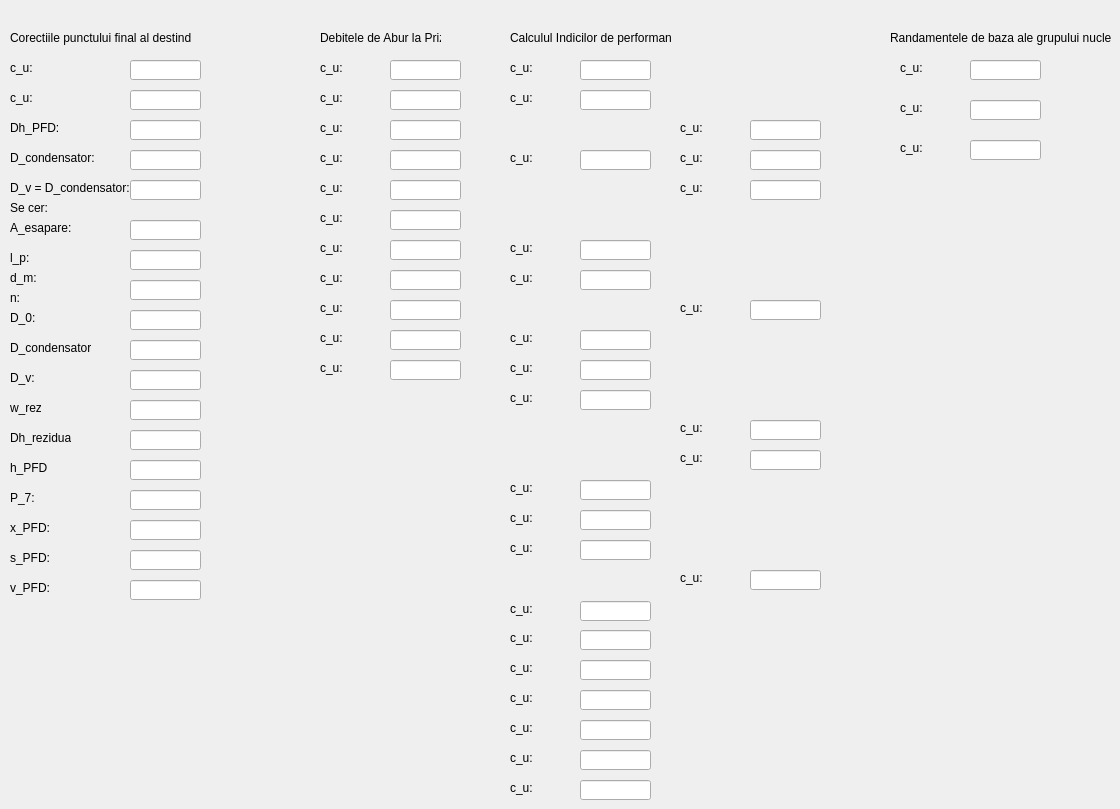
    <widget class="QWidget" name="tab_6">
     <attribute name="title">
      <string>C.P.F.D.</string>
     </attribute>
     <widget class="QLabel" name="label_39">
      <property name="geometry">
       <rect>
        <x>10</x>
        <y>30</y>
        <width>181</width>
        <height>16</height>
       </rect>
      </property>
      <property name="text">
       <string>Corectiile punctului final al destinderii:</string>
      </property>
     </widget>
     <widget class="QLineEdit" name="lineEdit_7">
      <property name="geometry">
       <rect>
        <x>130</x>
        <y>60</y>
        <width>71</width>
        <height>20</height>
       </rect>
      </property>
     </widget>
     <widget class="QLabel" name="label_42">
      <property name="geometry">
       <rect>
        <x>10</x>
        <y>60</y>
        <width>31</width>
        <height>16</height>
       </rect>
      </property>
      <property name="text">
       <string>c_u:</string>
      </property>
     </widget>
     <widget class="QLabel" name="label_44">
      <property name="geometry">
       <rect>
        <x>10</x>
        <y>90</y>
        <width>31</width>
        <height>16</height>
       </rect>
      </property>
      <property name="text">
       <string>c_u:</string>
      </property>
     </widget>
     <widget class="QLabel" name="label_63">
      <property name="geometry">
       <rect>
        <x>10</x>
        <y>120</y>
        <width>51</width>
        <height>16</height>
       </rect>
      </property>
      <property name="text">
       <string>Dh_PFD:</string>
      </property>
     </widget>
     <widget class="QLabel" name="label_64">
      <property name="geometry">
       <rect>
        <x>10</x>
        <y>150</y>
        <width>91</width>
        <height>16</height>
       </rect>
      </property>
      <property name="text">
       <string>D_condensator:</string>
      </property>
     </widget>
     <widget class="QLabel" name="label_65">
      <property name="geometry">
       <rect>
        <x>10</x>
        <y>180</y>
        <width>121</width>
        <height>16</height>
       </rect>
      </property>
      <property name="text">
       <string>D_v = D_condensator:</string>
      </property>
     </widget>
     <widget class="QLabel" name="label_66">
      <property name="geometry">
       <rect>
        <x>10</x>
        <y>200</y>
        <width>41</width>
        <height>16</height>
       </rect>
      </property>
      <property name="text">
       <string>Se cer:</string>
      </property>
     </widget>
     <widget class="QLabel" name="label_67">
      <property name="geometry">
       <rect>
        <x>10</x>
        <y>220</y>
        <width>61</width>
        <height>16</height>
       </rect>
      </property>
      <property name="text">
       <string>A_esapare:</string>
      </property>
     </widget>
     <widget class="QLabel" name="label_68">
      <property name="geometry">
       <rect>
        <x>10</x>
        <y>250</y>
        <width>31</width>
        <height>16</height>
       </rect>
      </property>
      <property name="text">
       <string>l_p:</string>
      </property>
     </widget>
     <widget class="QLabel" name="label_69">
      <property name="geometry">
       <rect>
        <x>10</x>
        <y>270</y>
        <width>31</width>
        <height>16</height>
       </rect>
      </property>
      <property name="text">
       <string>d_m:</string>
      </property>
     </widget>
     <widget class="QLabel" name="label_70">
      <property name="geometry">
       <rect>
        <x>10</x>
        <y>290</y>
        <width>31</width>
        <height>16</height>
       </rect>
      </property>
      <property name="text">
       <string>n:</string>
      </property>
     </widget>
     <widget class="QLabel" name="label_71">
      <property name="geometry">
       <rect>
        <x>10</x>
        <y>310</y>
        <width>31</width>
        <height>16</height>
       </rect>
      </property>
      <property name="text">
       <string>D_0:</string>
      </property>
     </widget>
     <widget class="QLabel" name="label_72">
      <property name="geometry">
       <rect>
        <x>10</x>
        <y>340</y>
        <width>81</width>
        <height>16</height>
       </rect>
      </property>
      <property name="text">
       <string>D_condensator:</string>
      </property>
     </widget>
     <widget class="QLabel" name="label_73">
      <property name="geometry">
       <rect>
        <x>10</x>
        <y>370</y>
        <width>121</width>
        <height>16</height>
       </rect>
      </property>
      <property name="text">
       <string>D_v:</string>
      </property>
     </widget>
     <widget class="QLabel" name="label_74">
      <property name="geometry">
       <rect>
        <x>10</x>
        <y>400</y>
        <width>31</width>
        <height>16</height>
       </rect>
      </property>
      <property name="text">
       <string>w_rez</string>
      </property>
     </widget>
     <widget class="QLabel" name="label_75">
      <property name="geometry">
       <rect>
        <x>10</x>
        <y>430</y>
        <width>61</width>
        <height>16</height>
       </rect>
      </property>
      <property name="text">
       <string>Dh_rezidual</string>
      </property>
     </widget>
     <widget class="QLabel" name="label_76">
      <property name="geometry">
       <rect>
        <x>10</x>
        <y>460</y>
        <width>41</width>
        <height>16</height>
       </rect>
      </property>
      <property name="text">
       <string>h_PFD</string>
      </property>
     </widget>
     <widget class="QLabel" name="label_77">
      <property name="geometry">
       <rect>
        <x>10</x>
        <y>490</y>
        <width>31</width>
        <height>16</height>
       </rect>
      </property>
      <property name="text">
       <string>P_7:</string>
      </property>
     </widget>
     <widget class="QLabel" name="label_78">
      <property name="geometry">
       <rect>
        <x>10</x>
        <y>520</y>
        <width>41</width>
        <height>16</height>
       </rect>
      </property>
      <property name="text">
       <string>x_PFD:</string>
      </property>
     </widget>
     <widget class="QLabel" name="label_79">
      <property name="geometry">
       <rect>
        <x>10</x>
        <y>550</y>
        <width>41</width>
        <height>16</height>
       </rect>
      </property>
      <property name="text">
       <string>s_PFD:</string>
      </property>
     </widget>
     <widget class="QLabel" name="label_80">
      <property name="geometry">
       <rect>
        <x>10</x>
        <y>580</y>
        <width>41</width>
        <height>16</height>
       </rect>
      </property>
      <property name="text">
       <string>v_PFD:</string>
      </property>
     </widget>
     <widget class="QLineEdit" name="lineEdit_31">
      <property name="geometry">
       <rect>
        <x>130</x>
        <y>90</y>
        <width>71</width>
        <height>20</height>
       </rect>
      </property>
     </widget>
     <widget class="QLineEdit" name="lineEdit_32">
      <property name="geometry">
       <rect>
        <x>130</x>
        <y>150</y>
        <width>71</width>
        <height>20</height>
       </rect>
      </property>
     </widget>
     <widget class="QLineEdit" name="lineEdit_36">
      <property name="geometry">
       <rect>
        <x>130</x>
        <y>120</y>
        <width>71</width>
        <height>20</height>
       </rect>
      </property>
     </widget>
     <widget class="QLineEdit" name="lineEdit_37">
      <property name="geometry">
       <rect>
        <x>130</x>
        <y>180</y>
        <width>71</width>
        <height>20</height>
       </rect>
      </property>
     </widget>
     <widget class="QLineEdit" name="lineEdit_38">
      <property name="geometry">
       <rect>
        <x>130</x>
        <y>220</y>
        <width>71</width>
        <height>20</height>
       </rect>
      </property>
     </widget>
     <widget class="QLineEdit" name="lineEdit_39">
      <property name="geometry">
       <rect>
        <x>130</x>
        <y>250</y>
        <width>71</width>
        <height>20</height>
       </rect>
      </property>
     </widget>
     <widget class="QLineEdit" name="lineEdit_40">
      <property name="geometry">
       <rect>
        <x>130</x>
        <y>280</y>
        <width>71</width>
        <height>20</height>
       </rect>
      </property>
     </widget>
     <widget class="QLineEdit" name="lineEdit_41">
      <property name="geometry">
       <rect>
        <x>130</x>
        <y>310</y>
        <width>71</width>
        <height>20</height>
       </rect>
      </property>
     </widget>
     <widget class="QLineEdit" name="lineEdit_42">
      <property name="geometry">
       <rect>
        <x>130</x>
        <y>340</y>
        <width>71</width>
        <height>20</height>
       </rect>
      </property>
     </widget>
     <widget class="QLineEdit" name="lineEdit_43">
      <property name="geometry">
       <rect>
        <x>130</x>
        <y>370</y>
        <width>71</width>
        <height>20</height>
       </rect>
      </property>
     </widget>
     <widget class="QLineEdit" name="lineEdit_44">
      <property name="geometry">
       <rect>
        <x>130</x>
        <y>400</y>
        <width>71</width>
        <height>20</height>
       </rect>
      </property>
     </widget>
     <widget class="QLineEdit" name="lineEdit_45">
      <property name="geometry">
       <rect>
        <x>130</x>
        <y>430</y>
        <width>71</width>
        <height>20</height>
       </rect>
      </property>
     </widget>
     <widget class="QLineEdit" name="lineEdit_682">
      <property name="geometry">
       <rect>
        <x>130</x>
        <y>460</y>
        <width>71</width>
        <height>20</height>
       </rect>
      </property>
     </widget>
     <widget class="QLineEdit" name="lineEdit_683">
      <property name="geometry">
       <rect>
        <x>130</x>
        <y>490</y>
        <width>71</width>
        <height>20</height>
       </rect>
      </property>
     </widget>
     <widget class="QLineEdit" name="lineEdit_684">
      <property name="geometry">
       <rect>
        <x>130</x>
        <y>520</y>
        <width>71</width>
        <height>20</height>
       </rect>
      </property>
     </widget>
     <widget class="QLineEdit" name="lineEdit_685">
      <property name="geometry">
       <rect>
        <x>130</x>
        <y>550</y>
        <width>71</width>
        <height>20</height>
       </rect>
      </property>
     </widget>
     <widget class="QLineEdit" name="lineEdit_686">
      <property name="geometry">
       <rect>
        <x>130</x>
        <y>580</y>
        <width>71</width>
        <height>20</height>
       </rect>
      </property>
     </widget>
     <widget class="QLabel" name="label_82">
      <property name="geometry">
       <rect>
        <x>320</x>
        <y>30</y>
        <width>121</width>
        <height>16</height>
       </rect>
      </property>
      <property name="text">
       <string>Debitele de Abur la Prize</string>
      </property>
     </widget>
     <widget class="QLabel" name="label_96">
      <property name="geometry">
       <rect>
        <x>320</x>
        <y>60</y>
        <width>31</width>
        <height>16</height>
       </rect>
      </property>
      <property name="text">
       <string>c_u:</string>
      </property>
     </widget>
     <widget class="QLineEdit" name="lineEdit_64">
      <property name="geometry">
       <rect>
        <x>390</x>
        <y>60</y>
        <width>71</width>
        <height>20</height>
       </rect>
      </property>
     </widget>
     <widget class="QLabel" name="label_97">
      <property name="geometry">
       <rect>
        <x>320</x>
        <y>90</y>
        <width>31</width>
        <height>16</height>
       </rect>
      </property>
      <property name="text">
       <string>c_u:</string>
      </property>
     </widget>
     <widget class="QLineEdit" name="lineEdit_65">
      <property name="geometry">
       <rect>
        <x>390</x>
        <y>90</y>
        <width>71</width>
        <height>20</height>
       </rect>
      </property>
     </widget>
     <widget class="QLineEdit" name="lineEdit_66">
      <property name="geometry">
       <rect>
        <x>390</x>
        <y>120</y>
        <width>71</width>
        <height>20</height>
       </rect>
      </property>
     </widget>
     <widget class="QLabel" name="label_98">
      <property name="geometry">
       <rect>
        <x>320</x>
        <y>120</y>
        <width>31</width>
        <height>16</height>
       </rect>
      </property>
      <property name="text">
       <string>c_u:</string>
      </property>
     </widget>
     <widget class="QLabel" name="label_465">
      <property name="geometry">
       <rect>
        <x>320</x>
        <y>150</y>
        <width>31</width>
        <height>16</height>
       </rect>
      </property>
      <property name="text">
       <string>c_u:</string>
      </property>
     </widget>
     <widget class="QLineEdit" name="lineEdit_355">
      <property name="geometry">
       <rect>
        <x>390</x>
        <y>150</y>
        <width>71</width>
        <height>20</height>
       </rect>
      </property>
     </widget>
     <widget class="QLabel" name="label_466">
      <property name="geometry">
       <rect>
        <x>320</x>
        <y>180</y>
        <width>31</width>
        <height>16</height>
       </rect>
      </property>
      <property name="text">
       <string>c_u:</string>
      </property>
     </widget>
     <widget class="QLineEdit" name="lineEdit_356">
      <property name="geometry">
       <rect>
        <x>390</x>
        <y>210</y>
        <width>71</width>
        <height>20</height>
       </rect>
      </property>
     </widget>
     <widget class="QLabel" name="label_467">
      <property name="geometry">
       <rect>
        <x>320</x>
        <y>210</y>
        <width>31</width>
        <height>16</height>
       </rect>
      </property>
      <property name="text">
       <string>c_u:</string>
      </property>
     </widget>
     <widget class="QLineEdit" name="lineEdit_357">
      <property name="geometry">
       <rect>
        <x>390</x>
        <y>180</y>
        <width>71</width>
        <height>20</height>
       </rect>
      </property>
     </widget>
     <widget class="QLabel" name="label_703">
      <property name="geometry">
       <rect>
        <x>320</x>
        <y>270</y>
        <width>31</width>
        <height>16</height>
       </rect>
      </property>
      <property name="text">
       <string>c_u:</string>
      </property>
     </widget>
     <widget class="QLabel" name="label_704">
      <property name="geometry">
       <rect>
        <x>320</x>
        <y>240</y>
        <width>31</width>
        <height>16</height>
       </rect>
      </property>
      <property name="text">
       <string>c_u:</string>
      </property>
     </widget>
     <widget class="QLineEdit" name="lineEdit_712">
      <property name="geometry">
       <rect>
        <x>390</x>
        <y>240</y>
        <width>71</width>
        <height>20</height>
       </rect>
      </property>
     </widget>
     <widget class="QLineEdit" name="lineEdit_713">
      <property name="geometry">
       <rect>
        <x>390</x>
        <y>270</y>
        <width>71</width>
        <height>20</height>
       </rect>
      </property>
     </widget>
     <widget class="QLabel" name="label_705">
      <property name="geometry">
       <rect>
        <x>320</x>
        <y>300</y>
        <width>31</width>
        <height>16</height>
       </rect>
      </property>
      <property name="text">
       <string>c_u:</string>
      </property>
     </widget>
     <widget class="QLineEdit" name="lineEdit_714">
      <property name="geometry">
       <rect>
        <x>390</x>
        <y>300</y>
        <width>71</width>
        <height>20</height>
       </rect>
      </property>
     </widget>
     <widget class="QLineEdit" name="lineEdit_715">
      <property name="geometry">
       <rect>
        <x>390</x>
        <y>330</y>
        <width>71</width>
        <height>20</height>
       </rect>
      </property>
     </widget>
     <widget class="QLabel" name="label_706">
      <property name="geometry">
       <rect>
        <x>320</x>
        <y>330</y>
        <width>31</width>
        <height>16</height>
       </rect>
      </property>
      <property name="text">
       <string>c_u:</string>
      </property>
     </widget>
     <widget class="QLineEdit" name="lineEdit_716">
      <property name="geometry">
       <rect>
        <x>390</x>
        <y>360</y>
        <width>71</width>
        <height>20</height>
       </rect>
      </property>
     </widget>
     <widget class="QLabel" name="label_707">
      <property name="geometry">
       <rect>
        <x>320</x>
        <y>360</y>
        <width>31</width>
        <height>16</height>
       </rect>
      </property>
      <property name="text">
       <string>c_u:</string>
      </property>
     </widget>
     <widget class="QLabel" name="label_708">
      <property name="geometry">
       <rect>
        <x>510</x>
        <y>30</y>
        <width>161</width>
        <height>16</height>
       </rect>
      </property>
      <property name="text">
       <string>Calculul Indicilor de performanta</string>
      </property>
     </widget>
     <widget class="QLabel" name="label_709">
      <property name="geometry">
       <rect>
        <x>510</x>
        <y>60</y>
        <width>31</width>
        <height>16</height>
       </rect>
      </property>
      <property name="text">
       <string>c_u:</string>
      </property>
     </widget>
     <widget class="QLineEdit" name="lineEdit_717">
      <property name="geometry">
       <rect>
        <x>580</x>
        <y>60</y>
        <width>71</width>
        <height>20</height>
       </rect>
      </property>
     </widget>
     <widget class="QLabel" name="label_710">
      <property name="geometry">
       <rect>
        <x>510</x>
        <y>90</y>
        <width>31</width>
        <height>16</height>
       </rect>
      </property>
      <property name="text">
       <string>c_u:</string>
      </property>
     </widget>
     <widget class="QLineEdit" name="lineEdit_718">
      <property name="geometry">
       <rect>
        <x>580</x>
        <y>90</y>
        <width>71</width>
        <height>20</height>
       </rect>
      </property>
     </widget>
     <widget class="QLabel" name="label_711">
      <property name="geometry">
       <rect>
        <x>680</x>
        <y>120</y>
        <width>31</width>
        <height>16</height>
       </rect>
      </property>
      <property name="text">
       <string>c_u:</string>
      </property>
     </widget>
     <widget class="QLineEdit" name="lineEdit_719">
      <property name="geometry">
       <rect>
        <x>750</x>
        <y>120</y>
        <width>71</width>
        <height>20</height>
       </rect>
      </property>
     </widget>
     <widget class="QLabel" name="label_712">
      <property name="geometry">
       <rect>
        <x>510</x>
        <y>150</y>
        <width>31</width>
        <height>16</height>
       </rect>
      </property>
      <property name="text">
       <string>c_u:</string>
      </property>
     </widget>
     <widget class="QLineEdit" name="lineEdit_720">
      <property name="geometry">
       <rect>
        <x>580</x>
        <y>150</y>
        <width>71</width>
        <height>20</height>
       </rect>
      </property>
     </widget>
     <widget class="QLabel" name="label_713">
      <property name="geometry">
       <rect>
        <x>680</x>
        <y>180</y>
        <width>31</width>
        <height>16</height>
       </rect>
      </property>
      <property name="text">
       <string>c_u:</string>
      </property>
     </widget>
     <widget class="QLineEdit" name="lineEdit_721">
      <property name="geometry">
       <rect>
        <x>750</x>
        <y>180</y>
        <width>71</width>
        <height>20</height>
       </rect>
      </property>
     </widget>
     <widget class="QLabel" name="label_714">
      <property name="geometry">
       <rect>
        <x>510</x>
        <y>240</y>
        <width>31</width>
        <height>16</height>
       </rect>
      </property>
      <property name="text">
       <string>c_u:</string>
      </property>
     </widget>
     <widget class="QLineEdit" name="lineEdit_722">
      <property name="geometry">
       <rect>
        <x>580</x>
        <y>240</y>
        <width>71</width>
        <height>20</height>
       </rect>
      </property>
     </widget>
     <widget class="QLabel" name="label_715">
      <property name="geometry">
       <rect>
        <x>510</x>
        <y>270</y>
        <width>31</width>
        <height>16</height>
       </rect>
      </property>
      <property name="text">
       <string>c_u:</string>
      </property>
     </widget>
     <widget class="QLineEdit" name="lineEdit_723">
      <property name="geometry">
       <rect>
        <x>580</x>
        <y>270</y>
        <width>71</width>
        <height>20</height>
       </rect>
      </property>
     </widget>
     <widget class="QLabel" name="label_716">
      <property name="geometry">
       <rect>
        <x>680</x>
        <y>300</y>
        <width>31</width>
        <height>16</height>
       </rect>
      </property>
      <property name="text">
       <string>c_u:</string>
      </property>
     </widget>
     <widget class="QLineEdit" name="lineEdit_724">
      <property name="geometry">
       <rect>
        <x>750</x>
        <y>300</y>
        <width>71</width>
        <height>20</height>
       </rect>
      </property>
     </widget>
     <widget class="QLabel" name="label_717">
      <property name="geometry">
       <rect>
        <x>510</x>
        <y>330</y>
        <width>31</width>
        <height>16</height>
       </rect>
      </property>
      <property name="text">
       <string>c_u:</string>
      </property>
     </widget>
     <widget class="QLineEdit" name="lineEdit_725">
      <property name="geometry">
       <rect>
        <x>580</x>
        <y>330</y>
        <width>71</width>
        <height>20</height>
       </rect>
      </property>
     </widget>
     <widget class="QLabel" name="label_718">
      <property name="geometry">
       <rect>
        <x>510</x>
        <y>360</y>
        <width>31</width>
        <height>16</height>
       </rect>
      </property>
      <property name="text">
       <string>c_u:</string>
      </property>
     </widget>
     <widget class="QLineEdit" name="lineEdit_726">
      <property name="geometry">
       <rect>
        <x>580</x>
        <y>360</y>
        <width>71</width>
        <height>20</height>
       </rect>
      </property>
     </widget>
     <widget class="QLabel" name="label_719">
      <property name="geometry">
       <rect>
        <x>510</x>
        <y>390</y>
        <width>31</width>
        <height>16</height>
       </rect>
      </property>
      <property name="text">
       <string>c_u:</string>
      </property>
     </widget>
     <widget class="QLineEdit" name="lineEdit_727">
      <property name="geometry">
       <rect>
        <x>580</x>
        <y>390</y>
        <width>71</width>
        <height>20</height>
       </rect>
      </property>
     </widget>
     <widget class="QLabel" name="label_720">
      <property name="geometry">
       <rect>
        <x>680</x>
        <y>420</y>
        <width>31</width>
        <height>16</height>
       </rect>
      </property>
      <property name="text">
       <string>c_u:</string>
      </property>
     </widget>
     <widget class="QLineEdit" name="lineEdit_728">
      <property name="geometry">
       <rect>
        <x>750</x>
        <y>420</y>
        <width>71</width>
        <height>20</height>
       </rect>
      </property>
     </widget>
     <widget class="QLabel" name="label_721">
      <property name="geometry">
       <rect>
        <x>680</x>
        <y>450</y>
        <width>31</width>
        <height>16</height>
       </rect>
      </property>
      <property name="text">
       <string>c_u:</string>
      </property>
     </widget>
     <widget class="QLineEdit" name="lineEdit_729">
      <property name="geometry">
       <rect>
        <x>750</x>
        <y>450</y>
        <width>71</width>
        <height>20</height>
       </rect>
      </property>
     </widget>
     <widget class="QLabel" name="label_722">
      <property name="geometry">
       <rect>
        <x>510</x>
        <y>480</y>
        <width>31</width>
        <height>16</height>
       </rect>
      </property>
      <property name="text">
       <string>c_u:</string>
      </property>
     </widget>
     <widget class="QLineEdit" name="lineEdit_730">
      <property name="geometry">
       <rect>
        <x>580</x>
        <y>480</y>
        <width>71</width>
        <height>20</height>
       </rect>
      </property>
     </widget>
     <widget class="QLabel" name="label_723">
      <property name="geometry">
       <rect>
        <x>510</x>
        <y>510</y>
        <width>31</width>
        <height>16</height>
       </rect>
      </property>
      <property name="text">
       <string>c_u:</string>
      </property>
     </widget>
     <widget class="QLineEdit" name="lineEdit_731">
      <property name="geometry">
       <rect>
        <x>580</x>
        <y>510</y>
        <width>71</width>
        <height>20</height>
       </rect>
      </property>
     </widget>
     <widget class="QLineEdit" name="lineEdit_732">
      <property name="geometry">
       <rect>
        <x>580</x>
        <y>540</y>
        <width>71</width>
        <height>20</height>
       </rect>
      </property>
     </widget>
     <widget class="QLabel" name="label_724">
      <property name="geometry">
       <rect>
        <x>510</x>
        <y>540</y>
        <width>31</width>
        <height>16</height>
       </rect>
      </property>
      <property name="text">
       <string>c_u:</string>
      </property>
     </widget>
     <widget class="QLineEdit" name="lineEdit_733">
      <property name="geometry">
       <rect>
        <x>750</x>
        <y>570</y>
        <width>71</width>
        <height>20</height>
       </rect>
      </property>
     </widget>
     <widget class="QLabel" name="label_725">
      <property name="geometry">
       <rect>
        <x>680</x>
        <y>570</y>
        <width>31</width>
        <height>16</height>
       </rect>
      </property>
      <property name="text">
       <string>c_u:</string>
      </property>
     </widget>
     <widget class="QLabel" name="label_726">
      <property name="geometry">
       <rect>
        <x>510</x>
        <y>601</y>
        <width>31</width>
        <height>16</height>
       </rect>
      </property>
      <property name="text">
       <string>c_u:</string>
      </property>
     </widget>
     <widget class="QLineEdit" name="lineEdit_734">
      <property name="geometry">
       <rect>
        <x>580</x>
        <y>601</y>
        <width>71</width>
        <height>20</height>
       </rect>
      </property>
     </widget>
     <widget class="QLineEdit" name="lineEdit_735">
      <property name="geometry">
       <rect>
        <x>750</x>
        <y>150</y>
        <width>71</width>
        <height>20</height>
       </rect>
      </property>
     </widget>
     <widget class="QLabel" name="label_727">
      <property name="geometry">
       <rect>
        <x>680</x>
        <y>150</y>
        <width>31</width>
        <height>16</height>
       </rect>
      </property>
      <property name="text">
       <string>c_u:</string>
      </property>
     </widget>
     <widget class="QLabel" name="label_728">
      <property name="geometry">
       <rect>
        <x>510</x>
        <y>630</y>
        <width>31</width>
        <height>16</height>
       </rect>
      </property>
      <property name="text">
       <string>c_u:</string>
      </property>
     </widget>
     <widget class="QLineEdit" name="lineEdit_736">
      <property name="geometry">
       <rect>
        <x>580</x>
        <y>630</y>
        <width>71</width>
        <height>20</height>
       </rect>
      </property>
     </widget>
     <widget class="QLabel" name="label_729">
      <property name="geometry">
       <rect>
        <x>510</x>
        <y>660</y>
        <width>31</width>
        <height>16</height>
       </rect>
      </property>
      <property name="text">
       <string>c_u:</string>
      </property>
     </widget>
     <widget class="QLineEdit" name="lineEdit_737">
      <property name="geometry">
       <rect>
        <x>580</x>
        <y>660</y>
        <width>71</width>
        <height>20</height>
       </rect>
      </property>
     </widget>
     <widget class="QLabel" name="label_730">
      <property name="geometry">
       <rect>
        <x>510</x>
        <y>690</y>
        <width>31</width>
        <height>16</height>
       </rect>
      </property>
      <property name="text">
       <string>c_u:</string>
      </property>
     </widget>
     <widget class="QLineEdit" name="lineEdit_738">
      <property name="geometry">
       <rect>
        <x>580</x>
        <y>690</y>
        <width>71</width>
        <height>20</height>
       </rect>
      </property>
     </widget>
     <widget class="QLineEdit" name="lineEdit_739">
      <property name="geometry">
       <rect>
        <x>580</x>
        <y>720</y>
        <width>71</width>
        <height>20</height>
       </rect>
      </property>
     </widget>
     <widget class="QLabel" name="label_731">
      <property name="geometry">
       <rect>
        <x>510</x>
        <y>720</y>
        <width>31</width>
        <height>16</height>
       </rect>
      </property>
      <property name="text">
       <string>c_u:</string>
      </property>
     </widget>
     <widget class="QLabel" name="label_732">
      <property name="geometry">
       <rect>
        <x>510</x>
        <y>750</y>
        <width>31</width>
        <height>16</height>
       </rect>
      </property>
      <property name="text">
       <string>c_u:</string>
      </property>
     </widget>
     <widget class="QLineEdit" name="lineEdit_740">
      <property name="geometry">
       <rect>
        <x>580</x>
        <y>750</y>
        <width>71</width>
        <height>20</height>
       </rect>
      </property>
     </widget>
     <widget class="QLabel" name="label_733">
      <property name="geometry">
       <rect>
        <x>510</x>
        <y>780</y>
        <width>31</width>
        <height>16</height>
       </rect>
      </property>
      <property name="text">
       <string>c_u:</string>
      </property>
     </widget>
     <widget class="QLineEdit" name="lineEdit_741">
      <property name="geometry">
       <rect>
        <x>580</x>
        <y>780</y>
        <width>71</width>
        <height>20</height>
       </rect>
      </property>
     </widget>
     <widget class="QLineEdit" name="lineEdit_742">
      <property name="geometry">
       <rect>
        <x>970</x>
        <y>60</y>
        <width>71</width>
        <height>20</height>
       </rect>
      </property>
     </widget>
     <widget class="QLabel" name="label_734">
      <property name="geometry">
       <rect>
        <x>900</x>
        <y>60</y>
        <width>31</width>
        <height>16</height>
       </rect>
      </property>
      <property name="text">
       <string>c_u:</string>
      </property>
     </widget>
     <widget class="QLabel" name="label_735">
      <property name="geometry">
       <rect>
        <x>900</x>
        <y>100</y>
        <width>31</width>
        <height>16</height>
       </rect>
      </property>
      <property name="text">
       <string>c_u:</string>
      </property>
     </widget>
     <widget class="QLineEdit" name="lineEdit_743">
      <property name="geometry">
       <rect>
        <x>970</x>
        <y>100</y>
        <width>71</width>
        <height>20</height>
       </rect>
      </property>
     </widget>
     <widget class="QLabel" name="label_736">
      <property name="geometry">
       <rect>
        <x>900</x>
        <y>140</y>
        <width>31</width>
        <height>16</height>
       </rect>
      </property>
      <property name="text">
       <string>c_u:</string>
      </property>
     </widget>
     <widget class="QLineEdit" name="lineEdit_744">
      <property name="geometry">
       <rect>
        <x>970</x>
        <y>140</y>
        <width>71</width>
        <height>20</height>
       </rect>
      </property>
     </widget>
     <widget class="QLabel" name="label_1014">
      <property name="geometry">
       <rect>
        <x>890</x>
        <y>30</y>
        <width>221</width>
        <height>16</height>
       </rect>
      </property>
      <property name="text">
       <string>Randamentele de baza ale grupului nuclear:</string>
      </property>
     </widget>
    </widget>
